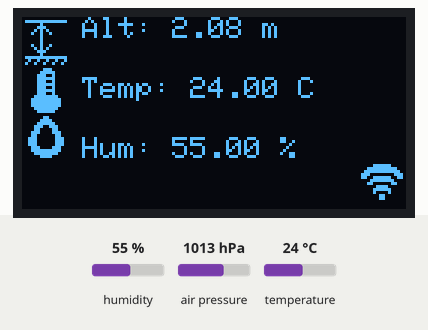
This sketch was run on a simulated ESP32. Shown: 128×64 one-colour display. The inputs (shaded band) are chosen by the test bench; at power-on: humidity 55 %, air pressure 1013 hPa, temperature 24 °C. WiFi joins after 1.5 s; servers stay silent unless stated; no MQTT or app messages arrive unless stated; what the sketch prints to the serial monitor is not drawn.

Above: at 3.6 s.
3.7 s: humidity set to 22 %
At 6.4 s:
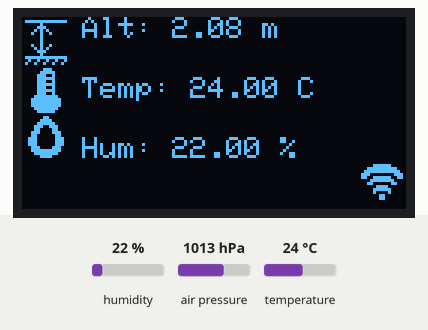
7.0 s: air pressure set to 952 hPa
At 9.7 s:
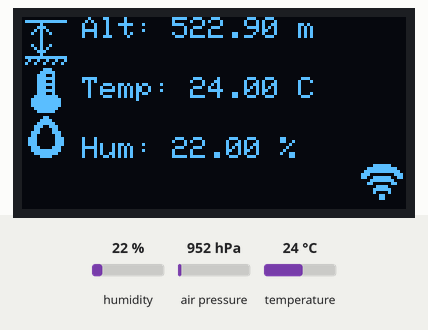
10.0 s: temperature set to 12 °C
At 12.1 s:
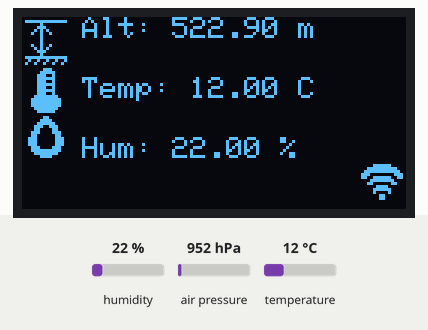
13.0 s: humidity set to 40 %
At 15.5 s:
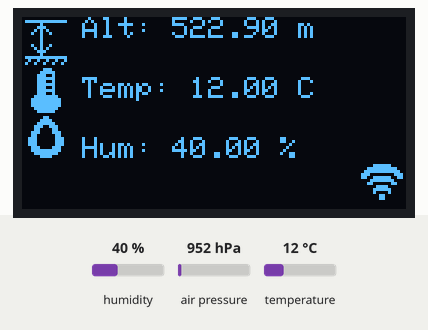
Timing chart, 0 to 17.0 s (numbered marks = the images above; inputs shaded):
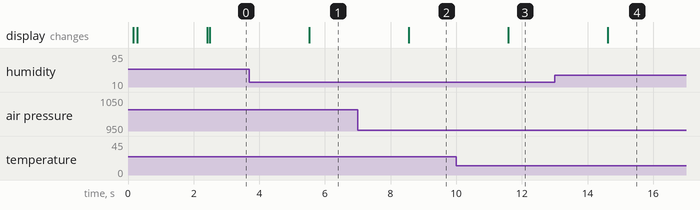

Measured:
- after the input at 3.7 s, the display: changes after 1.8 s (image 1)
- after the input at 7.0 s, the display: changes after 1.6 s (image 2)
- after the input at 10.0 s, the display: changes after 1.6 s (image 3)
- after the input at 13.0 s, the display: changes after 1.6 s (image 4)

The sketch:

IoT-2.ino
```cpp
/*
  Project Name: IoT Lab2 Template
  File name: IoT-2.ino
  Last modified on: October, 2021
*/

#include <SPI.h>
#include <Wire.h>
#include <Adafruit_GFX.h>
#include <Adafruit_SSD1306.h>  // for SSD1306
#include <Adafruit_Sensor.h>
#include <Adafruit_BME280.h>  // for BME280
#include <WiFi.h>  // for ESP32 WiFi
#include <PubSubClient.h>  // for NETPIE
#include "credentials.h"  // WiFi and NETPIE credentials
#include "iot_iconset_16x16.h"

#define SCREEN_WIDTH 128  // OLED display width, in pixels
#define SCREEN_HEIGHT 64  // OLED display height, in pixels
#define OLED_RESET -1  // OLED reset pin (or -1 if sharing Arduino reset pin)
#define OLED_ADDRESS  0x3C  // OLED I2C address
Adafruit_SSD1306 oled(SCREEN_WIDTH, SCREEN_HEIGHT, &Wire, OLED_RESET);  // OLED
#define SEALEVELPRESSURE_HPA (1013.25)
#define BME_ADDRESS 0x77  // BME I2C address
Adafruit_BME280 bme;  // BME
WiFiClient espClient;
const char* mqtt_server = "broker.netpie.io";
const int mqtt_port = 1883;
PubSubClient client(espClient);

float pressure, altitude, temperature, humidity;
char msg[100];

void setup() {
  Serial.begin(115200);
  delay(100);

  // Initialize OLED
  while(!oled.begin(SSD1306_SWITCHCAPVCC, OLED_ADDRESS)) {
    Serial.println(F("OLED failed to begin"));
    delay(100);
  }
  oled.clearDisplay();
  oled.setTextSize(1);
  oled.setTextColor(WHITE, BLACK);
  oled.setCursor(0,0);
  oled.println(F("OLED passed"));
  oled.display();
  delay(100);

  // Initialize BME280
  while(!bme.begin(BME_ADDRESS)) {
    oled.setCursor(0,oled.getCursorY());
    oled.print(F("BME failed to begin"));
    oled.display();
    delay(100);
  }
  oled.setCursor(0,oled.getCursorY());
  oled.println(F("BME passed"));
  oled.display();
  delay(100);

  // Connect to WiFi
  connectWiFi();

  // Initialize MQTT
  client.setServer(mqtt_server, mqtt_port);
  reconnectMQTT();
}

void loop() {
  // Read sensor values
  pressure = bme.readPressure() / 100.0f;
  altitude = bme.readAltitude(SEALEVELPRESSURE_HPA);
  temperature = bme.readTemperature();  // in Celsius
  humidity = bme.readHumidity();  // in %RH

  // Update OLED Display
  oled.clearDisplay();
  oled.setTextSize(1);

  // Display altitude
  oled.drawBitmap(0, 0, altitude_icon16x16, 16, 16, 1);
  oled.setCursor(20, 0);
  oled.println("Alt: " + String(altitude, 2) + " m");

  // Display temperature in Celsius
  oled.drawBitmap(0, 16, temperature_icon16x16, 16, 16, 1);
  oled.setCursor(20, 20);
  oled.println("Temp: " + String(temperature, 2) + " C");

  // Display humidity in %RH
  oled.drawBitmap(0, 32, humidity_icon16x16, 16, 16, 1);
  oled.setCursor(20, 40);
  oled.println("Hum: " + String(humidity, 2) + " %");

  // WiFi status icon
  if (WiFi.status() == WL_CONNECTED) {
    oled.drawBitmap(112, 48, wifi1_icon16x16, 16, 16, 1);
  } else {
    oled.fillRect(112, 48, 16, 16, 0);
    oled.setCursor(0, 56);
    oled.println("Reconnecting...");
  }
  oled.display();

  // Attempt to reconnect WiFi and MQTT if disconnected
  if (WiFi.status() != WL_CONNECTED) {
    connectWiFi();
  }

  if (!client.connected()) {
    reconnectMQTT();
  } else {
    client.loop();

    // Prepare JSON payload
    String payload = "{\"data\": {";
    payload.concat("\"pressure\":" + String(pressure, 4));
    payload.concat(", ");
    payload.concat("\"altitude\":" + String(altitude, 2));
    payload.concat(", ");
    payload.concat("\"temperature\":" + String(temperature * 9 / 5 + 32, 2));  // Fahrenheit for NETPIE
    payload.concat(", ");
    payload.concat("\"humidity\":" + String(humidity, 2));
    payload.concat("}}");

    payload.toCharArray(msg, (payload.length() + 1));
    client.publish("@shadow/data/update", msg);
  }

  delay(3000);
}

// Function to connect to WiFi
void connectWiFi() {
  WiFi.begin(ssid, password);
  int attempts = 0;
  while (WiFi.status() != WL_CONNECTED && attempts < 20) {  // Try for ~20 seconds
    delay(1000);
    attempts++;
    Serial.print(".");
  }
  if (WiFi.status() == WL_CONNECTED) {
    Serial.println("WiFi connected");
    oled.setCursor(0, oled.getCursorY());
    oled.println("WiFi connected");
    oled.display();
  } else {
    Serial.println("Failed to connect WiFi");
    oled.setCursor(0, oled.getCursorY());
    oled.println("WiFi failed");
    oled.display();
  }
}

// Function to connect/reconnect to MQTT
void reconnectMQTT() {
  while (!client.connected() && WiFi.status() == WL_CONNECTED) {
    Serial.println("Attempting MQTT connection...");
    if (client.connect(mqtt_client, mqtt_username, mqtt_password)) {
      Serial.println("MQTT connected");
    } else {
      Serial.print("MQTT connection failed, rc=");
      Serial.print(client.state());
      delay(2000);  // Wait 2 seconds before retrying
    }
  }
}
```

credentials.h
```cpp
/* WiFi */
const char* ssid = "YanathipBang";
const char* password = "Asia2024";

/* NETPIE */
const char* mqtt_client = "a9b505d7-900a-47a0-9a38-36d1b4ab6108";
const char* mqtt_username = "BPeis6NhkEFEJUZAYdGVNUbwdCQFqj9i";
const char* mqtt_password = "57wsHhtm3irkQPRV7me6BREFXPmzmRjx";
```

Source omitted: iot_iconset_16x16.h (43820 bytes)
